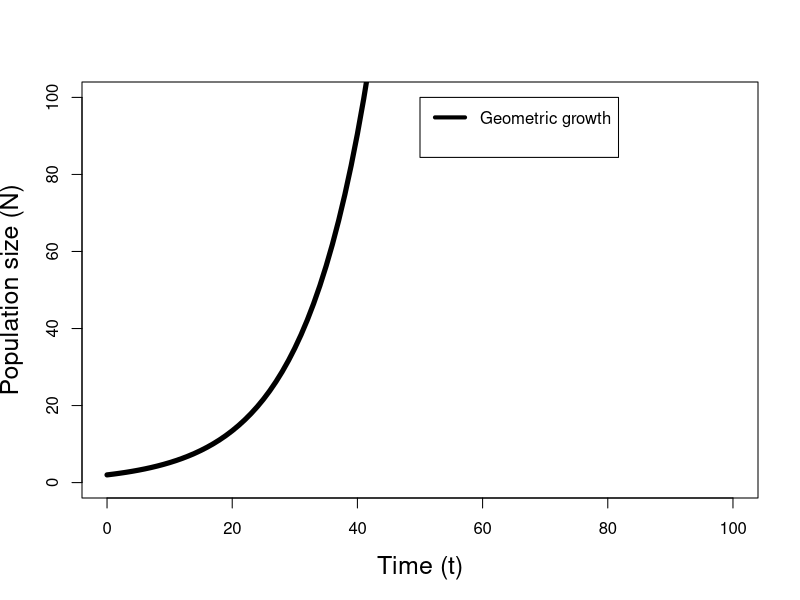
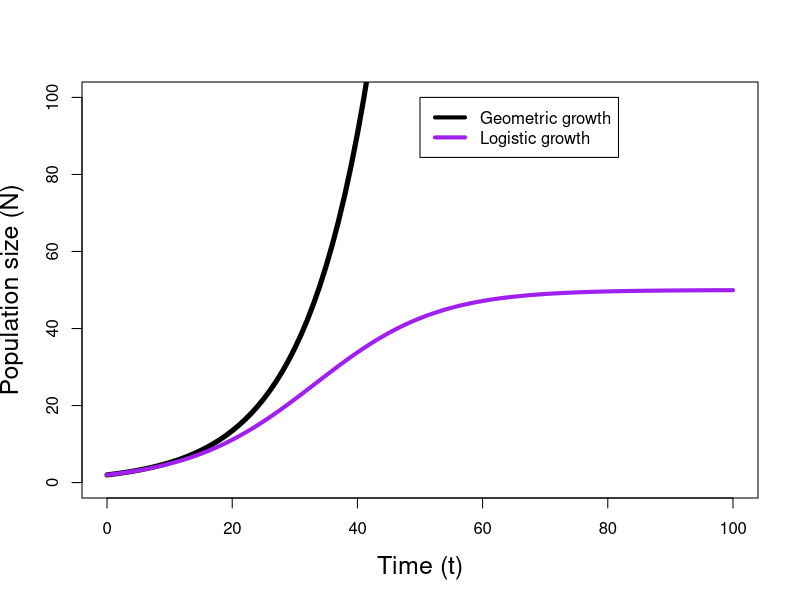
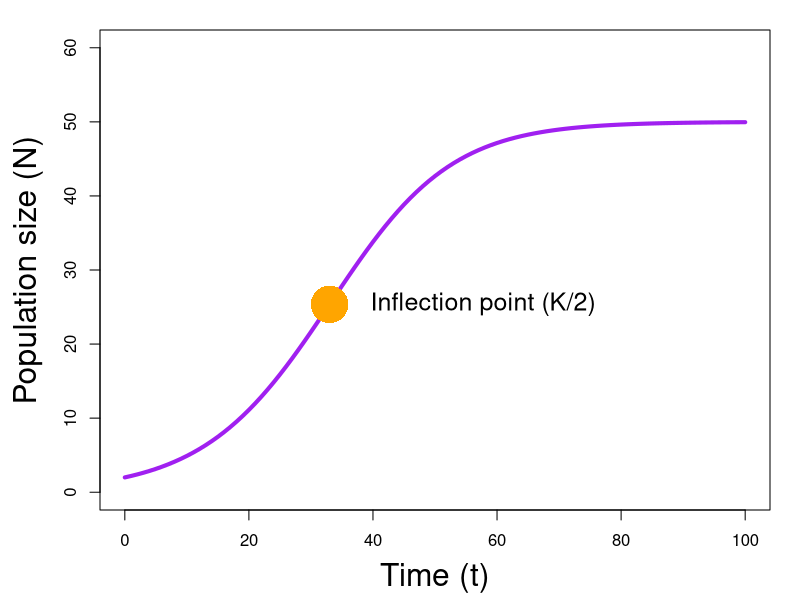
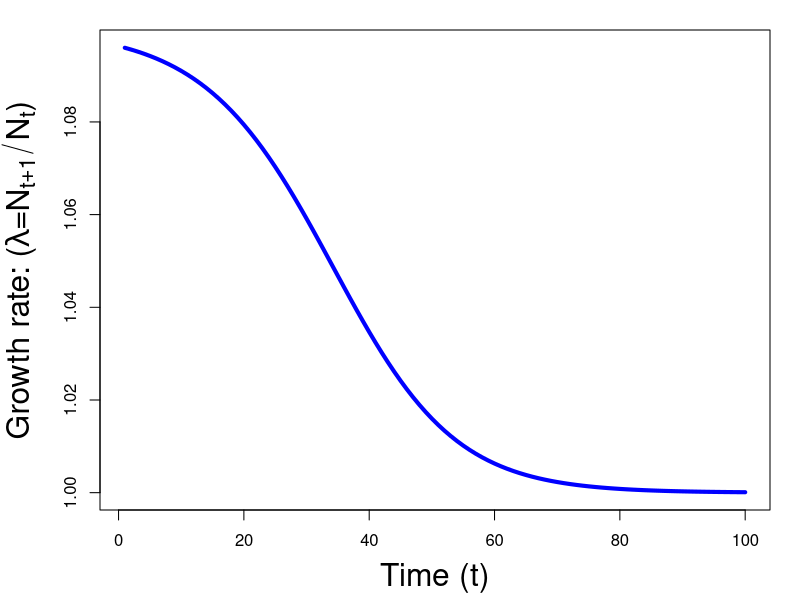
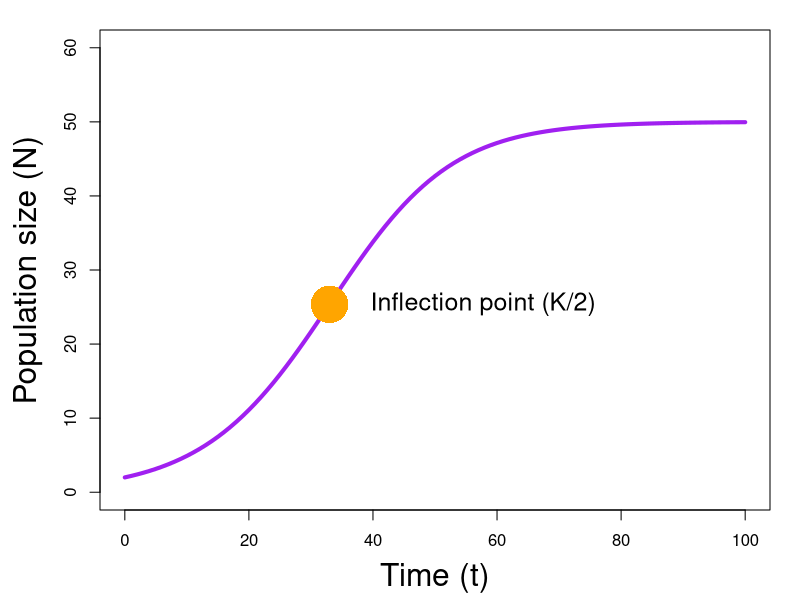
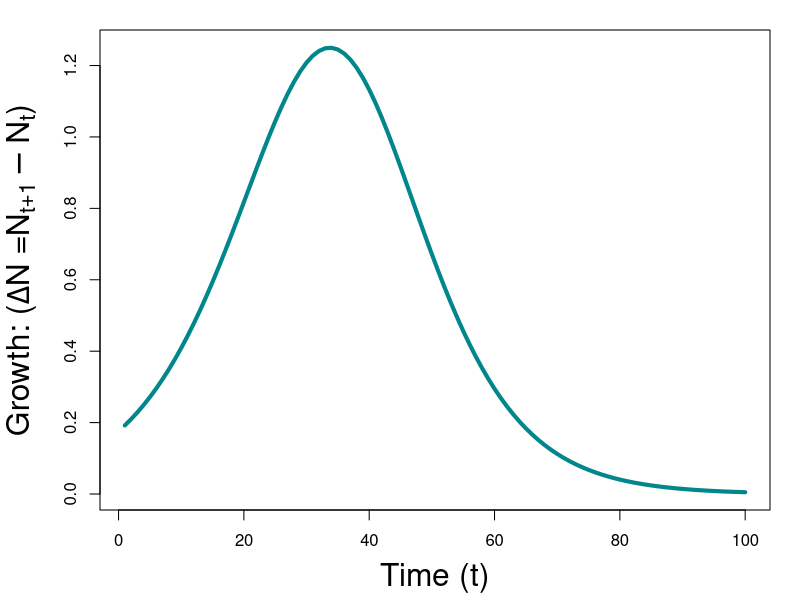
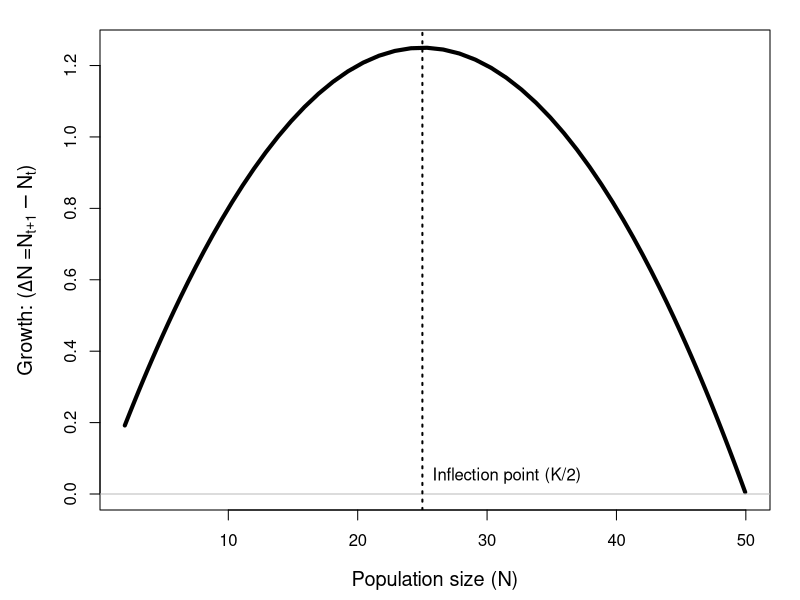
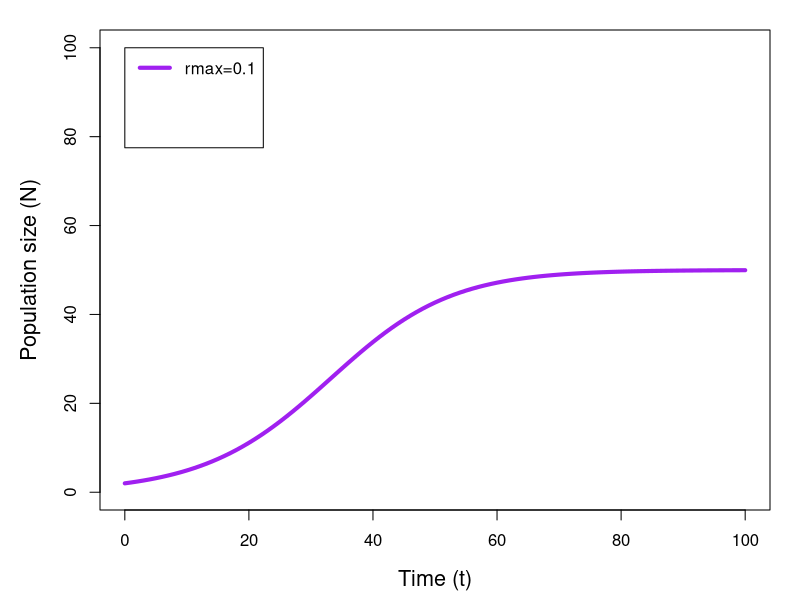

These charts were generated, in order, by the following R code:
## ----eval=FALSE,include=FALSE--------------------------------------------
## source("../../rnw2pdf.R")
## rnw2pdf("lecture-logistic-growth")
## rnw2pdf("lecture-logistic-growth",tangle=TRUE)


## ----geomVlogistic,echo=FALSE--------------------------------------------
#Year <- 2000:3000
Time <- 0:100
T <- length(Time)
rmax <- .1
K <- 50
Ng <- Nl <- rep(0, T)
Ng[1] <- Nl[1] <- 2
for(t in 2:T) {
    Ng[t] <- Ng[t-1] + Ng[t-1]*rmax
    Nl[t] <- Nl[t-1] + Nl[t-1]*rmax*(1 - Nl[t-1]/K)
}

## ----geom,include=FALSE,echo=FALSE---------------------------------------
plot(Time, Ng, lwd=5, type="l", ylim=c(0, 100), cex.lab=1.5,
     xlab="Time (t)", ylab="Population size (N)")
legend(50, 100, c("Geometric growth", ""), lty=1, col=c("black", NA), lwd=4)


## ----geom-logistic,include=FALSE,echo=FALSE------------------------------
plot(Time, Ng, lwd=5, type="l", ylim=c(0, 100), cex.lab=1.5,
     xlab="Time (t)", ylab="Population size (N)")
lines(Time, Nl, lwd=4, col="purple")
legend(50, 100, c("Geometric growth", "Logistic growth"), lty=1,
       col=c("black","purple"), lwd=4)


## ----lr1,include=FALSE,echo=FALSE,fig.width=12,fig.height=4--------------
par(mai=c(0.9,1,0.3,0.3))
plot(Time, Nl, lwd=4, type="l", ylim=c(0, 60), cex.lab=1.9,
     xlab="Time (t)", ylab="Population size (N)", col="purple")
points(Time[which.min(abs(Nl-K/2))], Nl[which.min(abs(Nl-K/2))],
       pch=16, cex=5, col="orange")
text(Time[which.min(abs(Nl-K/2))]+5, Nl[which.min(abs(Nl-K/2))],
     labels="Inflection point (K/2)", pos=4, cex=1.5)

## ----lambda,include=FALSE,echo=FALSE,fig.width=12,fig.height=4-----------
lambda <- Nl[-1]/Nl[-T]
par(mai=c(0.9,1,0.3,0.3))
plot(Time[-1], lambda, lwd=4, type="l", cex.lab=1.9,
     xlab="Time (t)", col="blue",
     ylab=expression(paste("Growth rate: ", "(", lambda, "=", N[t+1]/N[t], ")")))


## ----lr2,include=FALSE,echo=FALSE,fig.width=12,fig.height=4--------------
par(mai=c(0.9,1,0.3,0.3))
plot(Time, Nl, lwd=4, type="l", ylim=c(0, 60), cex.lab=1.9,
     xlab="Time (t)", ylab="Population size (N)", col="purple")
points(Time[which.min(abs(Nl-K/2))], Nl[which.min(abs(Nl-K/2))],
       pch=16, cex=5, col="orange")
text(Time[which.min(abs(Nl-K/2))]+5, Nl[which.min(abs(Nl-K/2))],
     labels="Inflection point (K/2)", pos=4, cex=1.5)

## ----delta,include=FALSE,echo=FALSE,fig.width=12,fig.height=4------------
delta <- Nl[-1] - Nl[-T]
par(mai=c(0.9,1,0.3,0.3))
plot(Time[-1], delta, lwd=4, type="l", cex.lab=1.9,
     xlab="Time (t)", col="turquoise4",
     ylab=expression(paste("Growth: ", "(", Delta, "N =", N[t+1]-N[t], ")")))


## ----delta-N,include=FALSE,echo=FALSE,fig.width=8,fig.height=6-----------
plot(Nl[-T], delta, lwd=4, type="l", cex.lab=1.2,
     xlab="Population size (N)",
     ylab=expression(paste("Growth: ", "(", Delta, "N =", N[t+1]-N[t], ")")))
abline(h=0, col="gray")
abline(v=K/2, lty=3, lwd=2)
text(K/2, 0.05, "Inflection point (K/2)", pos=4)


## ----echo=FALSE----------------------------------------------------------
Nl4 <- Nl3 <- Nl2 <- Nl
Nl4[1] <- Nl3[1] <- Nl2[1] <- 2
for(t in 2:T) {
    Nl2[t] <- Nl2[t-1] + Nl2[t-1]*0.5*(1-Nl2[t-1]/K)
    Nl3[t] <- Nl3[t-1] + Nl3[t-1]*2.0*(1-Nl3[t-1]/K)
    Nl4[t] <- Nl4[t-1] + Nl4[t-1]*3.0*(1-Nl4[t-1]/K)
}

## ----Nl,include=FALSE,echo=FALSE,fig.width=8,fig.height=6----------------
plot(Time, Nl, lwd=4, type="l", ylim=c(0, 100), cex.lab=1.3,
     xlab="Time (t)", ylab="Population size (N)", col="purple")
legend(0, 100, c("rmax=0.1", "", "", ""),
       lwd=4, col=c("purple", NA, NA, NA))

## ----Nl2,include=FALSE,echo=FALSE,fig.width=8,fig.height=6---------------
plot(Time, Nl, lwd=4, type="l", ylim=c(0, 100), cex.lab=1.3,
     xlab="Time (t)", ylab="Population size (N)", col="purple")
lines(Time, Nl2, lwd=4, col="blue")
legend(0, 100, c("rmax=0.1", "rmax=0.5", "", ""),
       lwd=4, col=c("purple", "blue", NA, NA))

## ----Nl3,include=FALSE,echo=FALSE,fig.width=8,fig.height=6---------------
plot(Time, Nl, lwd=4, type="l", ylim=c(0, 100), cex.lab=1.3,
     xlab="Time (t)", ylab="Population size (N)", col="purple",
     main="Damped oscillation")
lines(Time, Nl2, lwd=4, col="blue")
lines(Time, Nl3, lwd=4, col="orange")
legend(0, 100, c("rmax=0.1", "rmax=0.5", "rmax=2.0", ""),
       lwd=4, col=c("purple", "blue", "orange", NA))

## ----Nl4,include=FALSE,echo=FALSE,fig.width=8,fig.height=6---------------
plot(Time, Nl, lwd=4, type="l", ylim=c(0, 100), cex.lab=1.3,
     xlab="Time (t)", ylab="Population size (N)", col="purple",
     main="Chaos")
lines(Time, Nl2, lwd=4, col="blue")
lines(Time, Nl3, lwd=4, col="orange")
lines(Time, Nl4, lwd=4, col="gray")
legend(0, 100, c("rmax=0.1", "rmax=0.5", "rmax=2.0", "rmax=3.0"),
       lwd=4, col=c("purple", "blue", "orange", "gray"))


## ----Nl5,include=FALSE,echo=FALSE,fig.width=8,fig.height=6---------------
Nl5 <- Nl
Nl5[1] <- 2
Nl5[2] <- 3
Nl5[3] <- 4
for(t in 4:T) {
    Nl5[t] <- Nl5[t-1] + Nl5[t-1]*1.1*(1-Nl5[t-2]/K)
}
plot(Nl5, type="l", xlab="Time (t)", ylab="Population size (N)",
     cex.lab=1.3, panel.first=abline(h=K, col="blue", lty=2),
     col="darkslategray3",
     lwd=4, main="r=1.1, K=50, lag=2")


## ----Nl6,include=FALSE,echo=FALSE,fig.width=8,fig.height=6---------------
Nl6 <- Nl
Nl6[1] <- 50
k0 <- K
k1 <- 10
c <- 20
Kt <- numeric(T)
for(t in 2:T) {
    Kt[t] <- k0 + k1*cos(2*pi*t/c)
    Nl6[t] <- Nl6[t-1] + Nl6[t-1]*1.1*(1-Nl6[t-1]/Kt[t])
}
plot(Nl6, type="l", xlab="Time (t)", ylab="Population size (N)",
     cex.lab=1.3, panel.first=abline(h=K, col="blue", lty=2),
     lwd=4, main="r=1.1, k0=50, k1=10, c=20")

## ----Nl6-2,include=FALSE,echo=FALSE,fig.width=8,fig.height=6-------------
plot(Nl6, type="l", xlab="Time (t)", ylab="Population size (N)",
     cex.lab=1.3, panel.first=abline(h=K, col="blue", lty=2),
     lwd=4, col=1, main="k0=50, k1=10, c=20", xlim=c(25, 55),
     ylim=c(35,65))
arrows(30, 38, 50, 38, angle=90, code=3, length=0.05, lwd=2)
text(40, 36, "period (c)", cex=1)
arrows(53, 50, 53, 60, angle=90, code=3, length=0.05, lwd=2)
text(53, 55, "amplitude (k1)", pos=2, cex=1)

